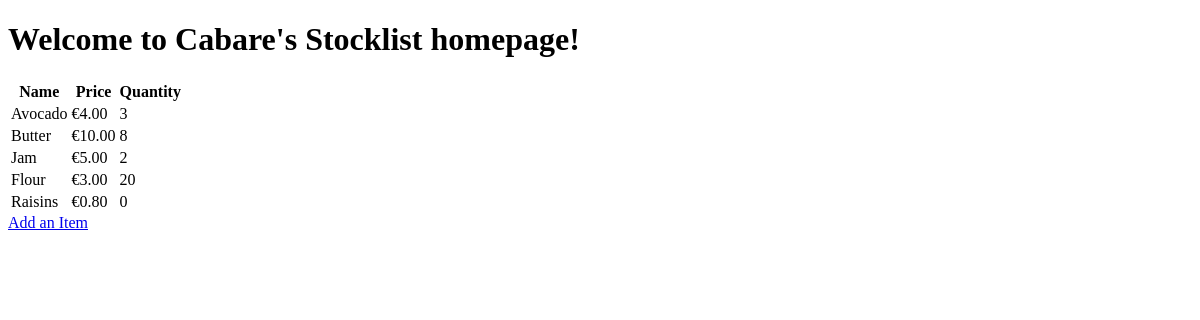
Before: / with the older database file.
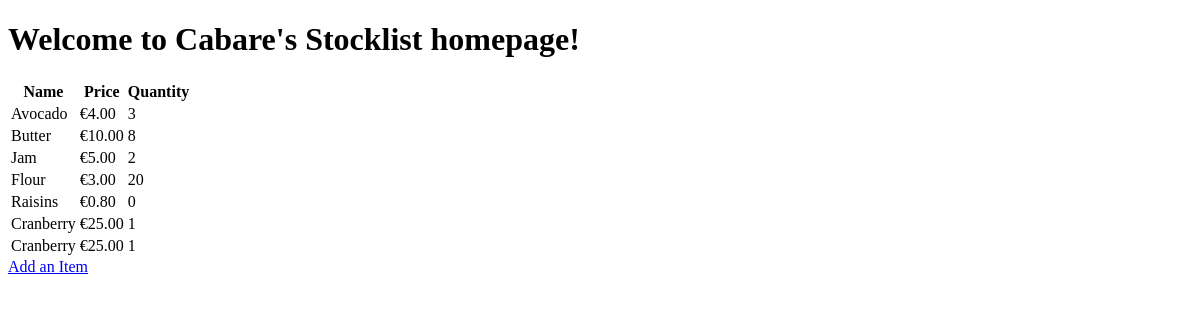
After: the same page with the newer database file.
### stocklist/models.py (models this page shows, shortened)
class Item(models.Model):
    name = models.CharField(max_length=200, null=False, blank=False)
    price = models.DecimalField(max_digits=10, decimal_places=2, null=False, blank=False)
    quantity = models.PositiveIntegerField(default=0)

### stocklist/views.py (the view)
# urls.py: 2. Add a URL to urlpatterns:  path('', views.home, name='home')
def home(request):
    items = Item.objects.all()
    welcome_message = "Welcome to Cabare's Stocklist homepage!"
    context = {
        'welcome_message': welcome_message,
        'items': items,  # Provide the items queryset to be used in the template
    }
    return render(request, 'home.html', context)

### stocklist/templates/home.html (shortened to what this page needs)
<!DOCTYPE html>
<html>
  <head>
  </head>
    <h1>{{ welcome_message }}</h1>
    {% if items %}
      <table>
        <thead>
          <tr>
            <th>Name</th>
            <th>Price</th>
            <th>Quantity</th>
          </tr>
        </thead>
        <tbody>
          {% for item in items %}
            <tr>
              <td>{{ item.name }}</td>
              <td>&euro;{{ item.price }}</td>
              <td>{{ item.quantity }}</td>
            </tr>
          {% endfor %}
        </tbody>
      </table>
    {% else %}
      <p>No items available</p>
    {% endif %}
    <a href="/add">Add an Item</a>
  </body>
</html>

Changed rows visible on the page:
added Item: name "Cranberry", price "25.00", quantity "1"
added Item: name "Cranberry", price "25.00", quantity "1"
